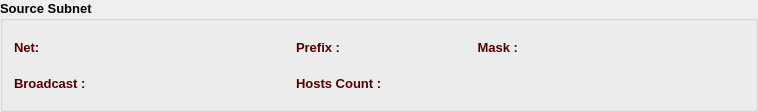
    <widget class="QGroupBox" name="ipGB">
     <property name="font">
      <font>
       <family>Tahoma</family>
       <pointsize>10</pointsize>
       <weight>75</weight>
       <bold>true</bold>
      </font>
     </property>
     <property name="title">
      <string>Source Subnet</string>
     </property>
     <layout class="QVBoxLayout" name="verticalLayout_3">
      <item>
       <layout class="QHBoxLayout" name="horizontalLayout_13">
        <item>
         <widget class="QLabel" name="label_7">
          <property name="minimumSize">
           <size>
            <width>90</width>
            <height>30</height>
           </size>
          </property>
          <property name="maximumSize">
           <size>
            <width>90</width>
            <height>30</height>
           </size>
          </property>
          <property name="font">
           <font>
            <family>Tahoma</family>
            <pointsize>10</pointsize>
            <weight>75</weight>
            <bold>true</bold>
           </font>
          </property>
          <property name="styleSheet">
           <string notr="true">color: rgb(85, 0, 0);</string>
          </property>
          <property name="text">
           <string>Net:</string>
          </property>
         </widget>
        </item>
        <item>
         <widget class="QLabel" name="srcNetLbl">
          <property name="sizePolicy">
           <sizepolicy hsizetype="Expanding" vsizetype="Preferred">
            <horstretch>0</horstretch>
            <verstretch>0</verstretch>
           </sizepolicy>
          </property>
          <property name="minimumSize">
           <size>
            <width>180</width>
            <height>30</height>
           </size>
          </property>
          <property name="maximumSize">
           <size>
            <width>500</width>
            <height>30</height>
           </size>
          </property>
          <property name="font">
           <font>
            <family>Tahoma</family>
            <pointsize>10</pointsize>
            <weight>75</weight>
            <bold>true</bold>
           </font>
          </property>
          <property name="styleSheet">
           <string notr="true">color: rgb(85, 0, 127);</string>
          </property>
          <property name="text">
           <string/>
          </property>
         </widget>
        </item>
        <item>
         <widget class="QLabel" name="label_10">
          <property name="minimumSize">
           <size>
            <width>80</width>
            <height>30</height>
           </size>
          </property>
          <property name="maximumSize">
           <size>
            <width>80</width>
            <height>30</height>
           </size>
          </property>
          <property name="font">
           <font>
            <family>Tahoma</family>
            <pointsize>10</pointsize>
            <weight>75</weight>
            <bold>true</bold>
           </font>
          </property>
          <property name="styleSheet">
           <string notr="true">color: rgb(85, 0, 0);</string>
          </property>
          <property name="text">
           <string>Prefix :</string>
          </property>
          <property name="alignment">
           <set>Qt::AlignLeading|Qt::AlignLeft|Qt::AlignVCenter</set>
          </property>
         </widget>
        </item>
        <item>
         <widget class="QLabel" name="srcPrefixLbl">
          <property name="minimumSize">
           <size>
            <width>50</width>
            <height>30</height>
           </size>
          </property>
          <property name="maximumSize">
           <size>
            <width>50</width>
            <height>30</height>
           </size>
          </property>
          <property name="font">
           <font>
            <family>Tahoma</family>
            <pointsize>10</pointsize>
           </font>
          </property>
          <property name="styleSheet">
           <string notr="true">color: rgb(85, 0, 127);</string>
          </property>
          <property name="text">
           <string/>
          </property>
         </widget>
        </item>
        <item>
         <widget class="QLabel" name="label_9">
          <property name="minimumSize">
           <size>
            <width>80</width>
            <height>30</height>
           </size>
          </property>
          <property name="maximumSize">
           <size>
            <width>80</width>
            <height>30</height>
           </size>
          </property>
          <property name="font">
           <font>
            <family>Tahoma</family>
            <pointsize>10</pointsize>
            <weight>75</weight>
            <bold>true</bold>
           </font>
          </property>
          <property name="styleSheet">
           <string notr="true">color: rgb(85, 0, 0);</string>
          </property>
          <property name="text">
           <string>Mask :</string>
          </property>
          <property name="alignment">
           <set>Qt::AlignRight|Qt::AlignTrailing|Qt::AlignVCenter</set>
          </property>
         </widget>
        </item>
        <item>
         <widget class="QLabel" name="srcMaskLbl">
          <property name="sizePolicy">
           <sizepolicy hsizetype="Expanding" vsizetype="Preferred">
            <horstretch>0</horstretch>
            <verstretch>0</verstretch>
           </sizepolicy>
          </property>
          <property name="minimumSize">
           <size>
            <width>180</width>
            <height>30</height>
           </size>
          </property>
          <property name="maximumSize">
           <size>
            <width>500</width>
            <height>30</height>
           </size>
          </property>
          <property name="font">
           <font>
            <family>Tahoma</family>
            <pointsize>10</pointsize>
            <weight>75</weight>
            <bold>true</bold>
           </font>
          </property>
          <property name="styleSheet">
           <string notr="true">color: rgb(85, 0, 127);</string>
          </property>
          <property name="text">
           <string/>
          </property>
         </widget>
        </item>
        <item>
         <spacer name="horizontalSpacer_2">
          <property name="orientation">
           <enum>Qt::Horizontal</enum>
          </property>
          <property name="sizeHint" stdset="0">
           <size>
            <width>40</width>
            <height>20</height>
           </size>
          </property>
         </spacer>
        </item>
       </layout>
      </item>
      <item>
       <layout class="QHBoxLayout" name="horizontalLayout_12">
        <item>
         <widget class="QLabel" name="label_11">
          <property name="minimumSize">
           <size>
            <width>90</width>
            <height>30</height>
           </size>
          </property>
          <property name="maximumSize">
           <size>
            <width>90</width>
            <height>30</height>
           </size>
          </property>
          <property name="font">
           <font>
            <family>Tahoma</family>
            <pointsize>10</pointsize>
            <weight>75</weight>
            <bold>true</bold>
           </font>
          </property>
          <property name="styleSheet">
           <string notr="true">color: rgb(85, 0, 0);</string>
          </property>
          <property name="text">
           <string>Broadcast :</string>
          </property>
         </widget>
        </item>
        <item>
         <widget class="QLabel" name="srcBcLbl">
          <property name="sizePolicy">
           <sizepolicy hsizetype="Expanding" vsizetype="Preferred">
            <horstretch>0</horstretch>
            <verstretch>0</verstretch>
           </sizepolicy>
          </property>
          <property name="minimumSize">
           <size>
            <width>180</width>
            <height>30</height>
           </size>
          </property>
          <property name="maximumSize">
           <size>
            <width>500</width>
            <height>30</height>
           </size>
          </property>
          <property name="font">
           <font>
            <family>Tahoma</family>
            <pointsize>10</pointsize>
            <weight>75</weight>
            <bold>true</bold>
           </font>
          </property>
          <property name="styleSheet">
           <string notr="true">color: rgb(85, 0, 127);</string>
          </property>
          <property name="text">
           <string/>
          </property>
         </widget>
        </item>
        <item>
         <widget class="QLabel" name="label_12">
          <property name="minimumSize">
           <size>
            <width>130</width>
            <height>30</height>
           </size>
          </property>
          <property name="maximumSize">
           <size>
            <width>130</width>
            <height>30</height>
           </size>
          </property>
          <property name="font">
           <font>
            <family>Tahoma</family>
            <pointsize>10</pointsize>
            <weight>75</weight>
            <bold>true</bold>
           </font>
          </property>
          <property name="styleSheet">
           <string notr="true">color: rgb(85, 0, 0);</string>
          </property>
          <property name="text">
           <string>Hosts Count :</string>
          </property>
          <property name="alignment">
           <set>Qt::AlignLeading|Qt::AlignLeft|Qt::AlignVCenter</set>
          </property>
         </widget>
        </item>
        <item>
         <widget class="QLabel" name="srcHostLbl">
          <property name="minimumSize">
           <size>
            <width>150</width>
            <height>30</height>
           </size>
          </property>
          <property name="maximumSize">
           <size>
            <width>150</width>
            <height>30</height>
           </size>
          </property>
          <property name="font">
           <font>
            <family>Tahoma</family>
            <pointsize>10</pointsize>
            <weight>75</weight>
            <bold>true</bold>
           </font>
          </property>
          <property name="styleSheet">
           <string notr="true">color: rgb(85, 0, 127);</string>
          </property>
          <property name="text">
           <string/>
          </property>
         </widget>
        </item>
        <item>
         <spacer name="horizontalSpacer_3">
          <property name="orientation">
           <enum>Qt::Horizontal</enum>
          </property>
          <property name="sizeHint" stdset="0">
           <size>
            <width>40</width>
            <height>20</height>
           </size>
          </property>
         </spacer>
        </item>
       </layout>
      </item>
     </layout>
    </widget>
